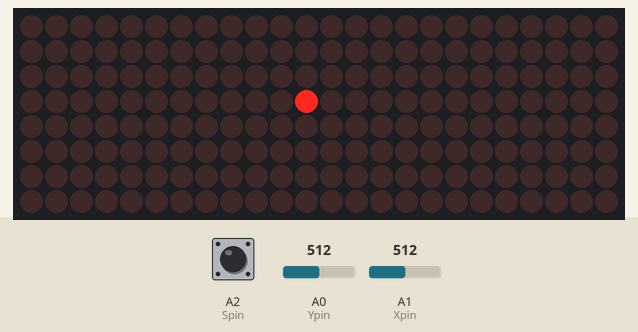
Recording of a sketch running on a simulated Arduino Uno, built with avr-gcc and run on an emulated ATmega328P. Shown: 24×8 LED matrix. Inputs (shaded band) come from the test bench; at power-on: A0 (Ypin) = 512, A1 (Xpin) = 512, A2 (Spin) HIGH. What the sketch prints to the serial monitor is not drawn.

Above: at 1.2 s.
1.3 s: A0 (Ypin) set to 964
2.8 s: A0 (Ypin) set to 991
At 3.6 s:
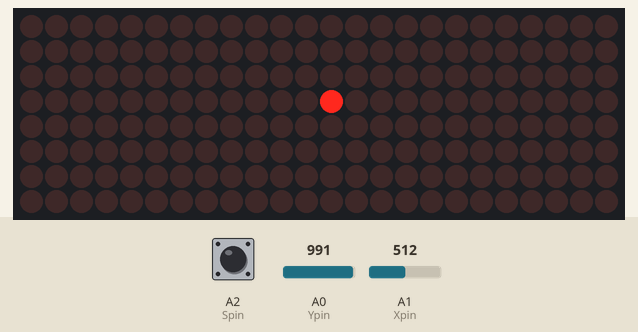
At 4.4 s:
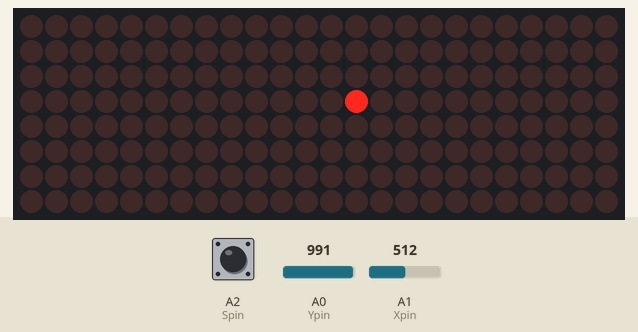
5.8 s: A1 (Xpin) set to 972
At 6.1 s:
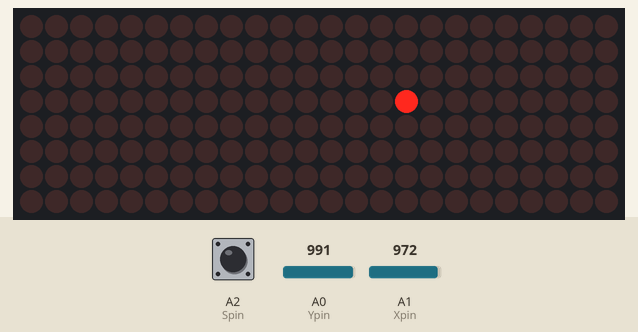
7.3 s: A1 (Xpin) set to 995
At 8.1 s:
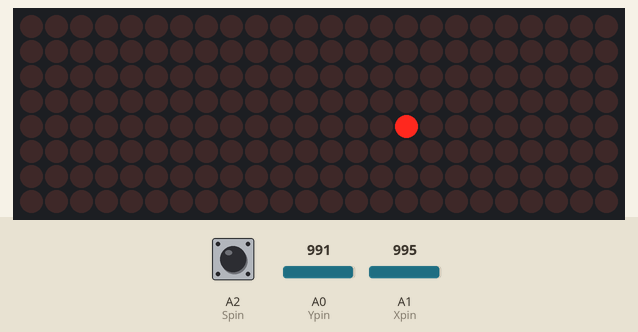
Timing chart, 0 to 7.9 s (numbered marks = the images above; inputs shaded):
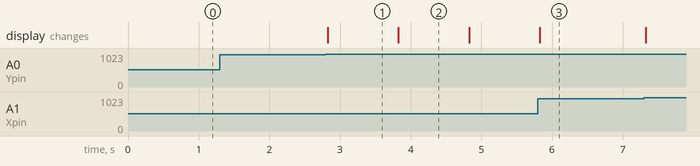

Measured:
- the behaviour switches between 979 and 980 on A0 (Ypin) (found by bisection; images 0 and 1)
- after the input at 2.8 s, the display: changes at once (image 1)
- what the display in image 1 shows lasts 1.0 s, from 2.8 s to 3.8 s

The sketch:

JoyStick_8x8_Patricia_v4_1okt2021.ino
```cpp
#include "LedControl.h"

//DIN 6, CLK 7, CS 5
LedControl lc = LedControl(6, 7, 5, 3);

unsigned long delaytime = 100;

//Declaration Joystick
int Xpin = A1;
int Ypin = A0;
int Spin = A2;
int Xval;
int Yval;
int Sval;

unsigned long prevTime = 0;
int waitJoy = 1000;
int printTime;

int posX = 3;
int posY = 3;
int p = 0;


void setup() {
  Serial.begin(9600);

  pinMode (Xpin, INPUT);
  pinMode (Ypin, INPUT);
  pinMode (Spin, INPUT);
  digitalWrite(Spin, HIGH);

  for(int i = 0; i< 3; i++){
    lc.shutdown(i, false);
    lc.setIntensity(0, 8);
    lc.clearDisplay(i);
  }

  setBlokje(1,3,3);

}

void loop() {
  // Joystick
  Xval = analogRead(Xpin);
  Yval = analogRead(Ypin);
  Sval = digitalRead(Spin);

  //Positie JoyStick
  if (Xval >= 980 && posX < 7) {p = 1;}
    else if(Xval < 20 && posX > 0) {p = 2;}
    else if (Yval >= 980 && posY < 7) {p = 3;}
    else if(Yval < 20 && posY > 0) {p = 4;}
    else{p=0;}

if(p){
  unsigned long currentTime = millis();

  switch(p){
    case 1:
        printTime = currentTime;

        if(currentTime - prevTime > waitJoy){
          posX = posX+1;
          setBlokje(1,posX,posY);
          prevTime = currentTime;
        }
        break;

    case 2:
        printTime = currentTime;

        if(currentTime - prevTime > waitJoy){
          posX=posX-1;
          setBlokje(1,posX,posY);
          prevTime = currentTime;
        }
        break;

      case 3:
        printTime = currentTime;

        if(currentTime - prevTime > waitJoy){
          posY = posY+1;
          setBlokje(1,posX,posY);
          prevTime = currentTime;
        }
        break;

      case 4:
        printTime = currentTime;
        if(currentTime - prevTime > waitJoy){
          posY=posY-1;
          setBlokje(1,posX,posY);
          prevTime = currentTime;
        }
        break;
  }
}

  Serial.println(p);


}

void setBlokje(int addr, int posX, int posY) {
   for(int i=0; i<3;i++){
     lc.clearDisplay(i);
    }
  lc.setLed(addr, posX, posY, true);
  Serial.print("posX = ");
  Serial.println(posX);
  Serial.print("posY = ");
  Serial.println(posY);

}
```
